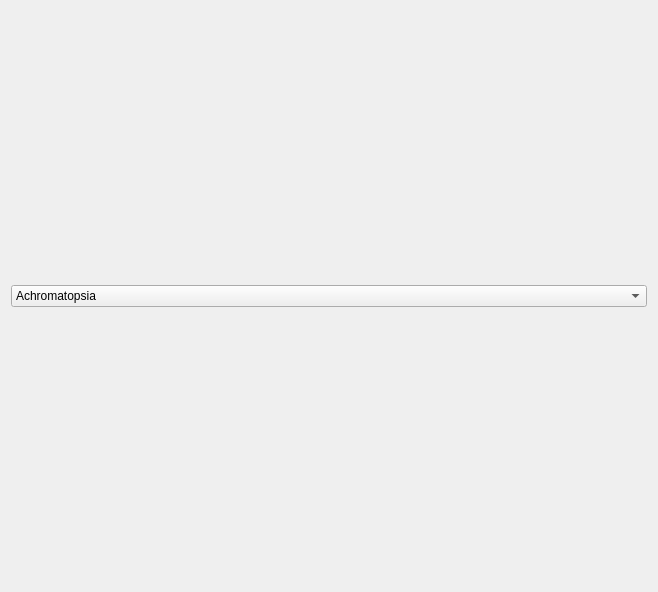
<?xml version="1.0" encoding="UTF-8"?>
<ui version="4.0">
 <class>Form</class>
 <widget class="QWidget" name="Form">
  <property name="geometry">
   <rect>
    <x>0</x>
    <y>0</y>
    <width>658</width>
    <height>592</height>
   </rect>
  </property>
  <property name="minimumSize">
   <size>
    <width>400</width>
    <height>0</height>
   </size>
  </property>
  <property name="windowTitle">
   <string>Form</string>
  </property>
  <layout class="QVBoxLayout" name="vLayout">
   <item>
    <widget class="QComboBox" name="kcfg_colorCorrectionFilter">
     <property name="sizePolicy">
      <sizepolicy hsizetype="MinimumExpanding" vsizetype="Fixed">
       <horstretch>0</horstretch>
       <verstretch>0</verstretch>
      </sizepolicy>
     </property>
     <property name="currentIndex">
      <number>1</number>
     </property>
     <item>
      <property name="text">
       <string>Achromatomaly</string>
      </property>
     </item>
     <item>
      <property name="text">
       <string>Achromatopsia</string>
      </property>
     </item>
     <item>
      <property name="text">
       <string>Deuteranomaly</string>
      </property>
     </item>
     <item>
      <property name="text">
       <string>Deuteranope</string>
      </property>
     </item>
     <item>
      <property name="text">
       <string>Deuteranopia</string>
      </property>
     </item>
     <item>
      <property name="text">
       <string>Protanomaly</string>
      </property>
     </item>
     <item>
      <property name="text">
       <string>Protanope</string>
      </property>
     </item>
     <item>
      <property name="text">
       <string>Protanopia</string>
      </property>
     </item>
     <item>
      <property name="text">
       <string>Tritanomaly</string>
      </property>
     </item>
     <item>
      <property name="text">
       <string>Tritanope</string>
      </property>
     </item>
     <item>
      <property name="text">
       <string>Tritanopia</string>
      </property>
     </item>
    </widget>
   </item>
  </layout>
 </widget>
 <customwidgets>
 </customwidgets>
 <resources/>
 <connections/>
</ui>
